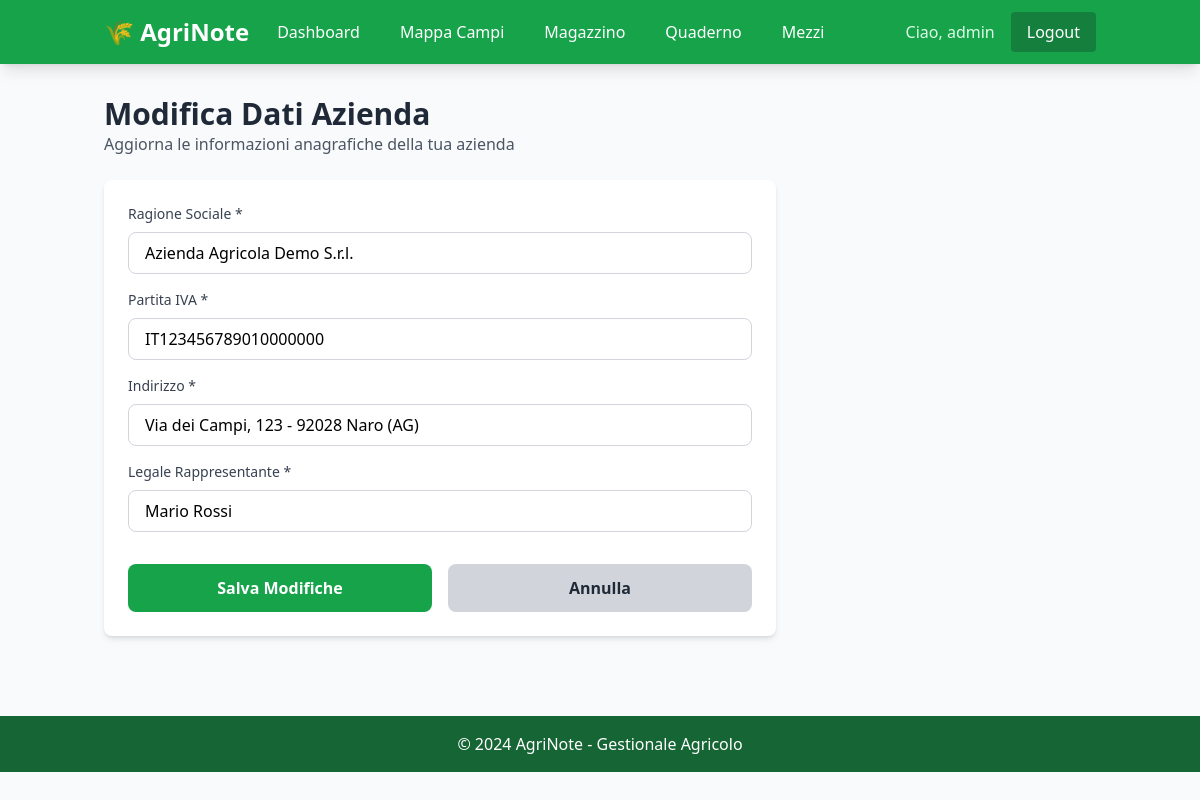
/azienda/modifica (signed in), run on the app's committed database.
### models.py (models this page shows)
class User(Base):
    __tablename__ = "users"
    id = Column(Integer, primary_key=True, index=True)
    username = Column(String, unique=True, index=True, nullable=False)
    password_hash = Column(String, nullable=False)
    aziende = relationship("Azienda", back_populates="user", cascade="all, delete-orphan")

class Azienda(Base):
    __tablename__ = "aziende"
    id = Column(Integer, primary_key=True, index=True)
    user_id = Column(Integer, ForeignKey("users.id"), nullable=False)
    ragione_sociale = Column(String, nullable=False)
    p_iva = Column(String, unique=True, nullable=False)
    indirizzo = Column(String, nullable=False)
    legale_rappresentante = Column(String, nullable=False)
    user = relationship("User", back_populates="aziende")
    campi = relationship("Campo", back_populates="azienda", cascade="all, delete-orphan")
    prodotti = relationship("Prodotto", back_populates="azienda", cascade="all, delete-orphan")
    mezzi = relationship("Mezzo", back_populates="azienda", cascade="all, delete-orphan")

### main.py (the view)
@app.get("/azienda/modifica", response_class=HTMLResponse)
async def modifica_azienda_page(request: Request, db: Session = Depends(get_db)):
    user = require_auth(request, db)
    azienda = db.query(Azienda).filter(Azienda.user_id == user.id).first()
    if not azienda:
        raise HTTPException(status_code=404, detail="Azienda non trovata")
    return templates.TemplateResponse("azienda_modifica.html", {
        "request": request,
        "user": user,
        "azienda": azienda
    })

### templates/azienda_modifica.html (shortened to what this page needs)
{% extends "base.html" %}
{% block content %}
<div class="mb-6">
    <h2 class="text-3xl font-bold text-gray-800">Modifica Dati Azienda</h2>
    <p class="text-gray-600">Aggiorna le informazioni anagrafiche della tua azienda</p>
</div>
<div class="bg-white rounded-lg shadow-md p-6 max-w-2xl">
    <form method="POST" action="/azienda/modifica" class="space-y-4">
        <div>
            <label for="ragione_sociale" class="block text-sm font-medium text-gray-700 mb-2">
                Ragione Sociale *
            </label>
            <input
                type="text"
                id="ragione_sociale"
                name="ragione_sociale"
                required
                value="{{ azienda.ragione_sociale }}"
                class="w-full px-4 py-2 border border-gray-300 rounded-lg focus:ring-2 focus:ring-green-500"
            >
        </div>
        <div>
            <label for="p_iva" class="block text-sm font-medium text-gray-700 mb-2">
                Partita IVA *
            </label>
            <input
                type="text"
                id="p_iva"
                name="p_iva"
                required
                value="{{ azienda.p_iva }}"
                class="w-full px-4 py-2 border border-gray-300 rounded-lg focus:ring-2 focus:ring-green-500"
            >
        </div>
        <div>
            <label for="indirizzo" class="block text-sm font-medium text-gray-700 mb-2">
                Indirizzo *
            </label>
            <input
                type="text"
                id="indirizzo"
                name="indirizzo"
                required
                value="{{ azienda.indirizzo }}"
                class="w-full px-4 py-2 border border-gray-300 rounded-lg focus:ring-2 focus:ring-green-500"
            >
        </div>
        <div>
            <label for="legale_rappresentante" class="block text-sm font-medium text-gray-700 mb-2">
                Legale Rappresentante *
            </label>
            <input
                type="text"
                id="legale_rappresentante"
                name="legale_rappresentante"
                required
                value="{{ azienda.legale_rappresentante }}"
                class="w-full px-4 py-2 border border-gray-300 rounded-lg focus:ring-2 focus:ring-green-500"
            >
        </div>
        <div class="flex space-x-4 pt-4">
            <button
                type="submit"
                class="flex-1 bg-green-600 hover:bg-green-700 text-white font-semibold py-3 rounded-lg transition duration-200"
            >
                Salva Modifiche
            </button>
            <a
                href="/dashboard"
                class="flex-1 bg-gray-300 hover:bg-gray-400 text-gray-800 font-semibold py-3 rounded-lg text-center transition duration-200"
            >
                Annulla
            </a>
        </div>
    </form>
</div>
{% endblock %}

### templates/base.html (shortened to what this page needs)
<!DOCTYPE html>
<html lang="it">
<head>
    <script src="https://cdn.tailwindcss.com"></script>
    <link rel="stylesheet" href="https://unpkg.com/leaflet@1.9.4/dist/leaflet.css" />
</head>
<body class="bg-gray-50">
    <nav class="bg-green-600 text-white shadow-lg">
        <div class="container mx-auto px-4 py-3">
            <div class="flex justify-between items-center">
                <div class="flex items-center space-x-4">
                    <h1 class="text-2xl font-bold">🌾 AgriNote</h1>
                    <a href="/dashboard" class="hover:text-green-200 px-3 py-2 rounded">Dashboard</a>
                    <a href="/mappa" class="hover:text-green-200 px-3 py-2 rounded">Mappa Campi</a>
                    <a href="/magazzino" class="hover:text-green-200 px-3 py-2 rounded">Magazzino</a>
                    <a href="/quaderno" class="hover:text-green-200 px-3 py-2 rounded">Quaderno</a>
                    <a href="/mezzi" class="hover:text-green-200 px-3 py-2 rounded">Mezzi</a>
                </div>
                <div class="flex items-center space-x-4">
                    {% if user %}
                    <span class="text-green-100">Ciao, {{ user.username }}</span>
                    <a href="/logout" class="bg-green-700 hover:bg-green-800 px-4 py-2 rounded">Logout</a>
                    {% endif %}
                </div>
            </div>
        </div>
    </nav>
    <main class="container mx-auto px-4 py-8">
        {% block content %}{% endblock %}
    </main>
    <footer class="bg-green-800 text-white text-center py-4 mt-12">
        <p>&copy; 2024 AgriNote - Gestionale Agricolo</p>
    </footer>
</body>
</html>

### templates/base.html (style rules this page uses)
body { font-family: 'Segoe UI', Tahoma, Geneva, Verdana, sans-serif; }

### data on the page
User: username "admin"
Azienda: ragione_sociale "Azienda Agricola Demo S.r.l.", p_iva "IT123456789010000000", indirizzo "Via dei Campi, 123 - 92028 Naro (AG)", legale_rappresentante "Mario Rossi"
